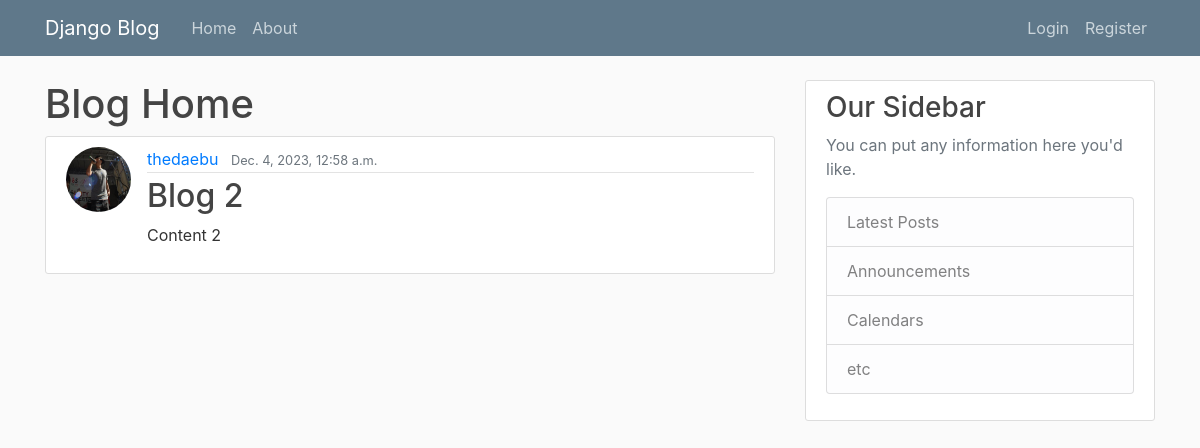
The app's page /blog/post/2/ with its own data.
### blog/models.py (models this page shows, shortened)
class Post(models.Model):
    content = models.TextField()
    date_posted = models.DateTimeField(default=timezone.now)
    title = models.CharField(max_length=100)
    author = models.ForeignKey(User, on_delete=models.CASCADE)

### users/models.py (models this page shows, shortened)
class Profile(models.Model):
    user = models.OneToOneField(User, related_name='profile', on_delete=models.CASCADE)
    image = models.ImageField(default='profile_pics/profile2.jpg', upload_to='profile_pics')

### blog/views.py (the view)
# urls.py: path('post/<int:pk>/', PostDetailView.as_view(), name='post-detail'),
class PostDetailView(DetailView):
    model = Post

### blog/templates/blog/post_detail.html (shortened to what this page needs)
{% extends "blog/base.html" %}
{% block content %}
    <h1>Blog Home</h1>
    <article class="media content-section">
        <img class="rounded-circle article-img" src="{{ object.author.profile.image.url }}"></img>
        <div class="media-body">
            <div class="article-metadata">
                <a class="mr-2" href="#">{{ object.author }}</a>
                <small class="text-muted">{{ object.date_posted }}</small>
            </div>
            <h2 class="article-title">{{ object.title }}</h2>
            <p class="article-content">{{ object.content }}</p>
        </div>
    </article>
{% endblock %}

### blog/static/blog/main.css (style rules this page uses)
body { background: #fafafa; color: #333333; margin-top: 5rem; }
h1, h2, h3, h4, h5, h6 { color: #444444; }
.content-section { background: #ffffff; padding: 10px 20px; border: 1px solid #dddddd; border-radius: 3px; margin-bottom: 20px; }
.article-title { color: #444444; }
.article-content { white-space: pre-line; }
.article-img { height: 65px; width: 65px; margin-right: 16px; }
.article-metadata { padding-bottom: 1px; margin-bottom: 4px; border-bottom: 1px solid #e3e3e3 }

### records on screen
Post: author.profile.image (picture), author "thedaebu", date_posted "Dec. 4, 2023, 12:58 a.m.", title "Blog 2", content "Content 2"
